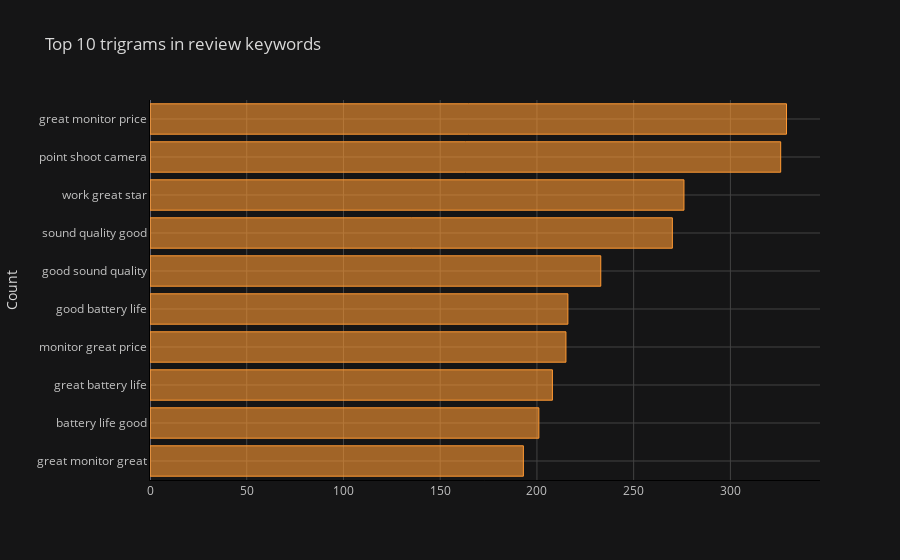

The notebook cell saved with this chart:
### Markdown cell above
Trigrams Frequency Distribution

### Code cell
common_words = get_top_n_words(df['keywords'], n=10, remove_stop_words=True, ngram_from=3, ngram_to=3)

df3 = pd.DataFrame(common_words, columns = ['keywords' , 'count'])

df3.groupby('keywords').sum()['count'].sort_values().iplot(
    kind='barh', yTitle='Count', linecolor='black', title='Top 10 trigrams in review keywords'
)

### Figure 1 — Plotly figure (JSON) as saved in the notebook; plotly's stock layout.template omitted (floating-point values rounded to 4 significant figures)
{"data": [{"marker": {"color": "rgba(255, 153, 51, 0.6)", "line": {"color": "rgba(255, 153, 51, 1.0)", "width": 1}}, "name": "count", "orientation": "h", "text": "", "type": "bar", "x": [193, 201, 208, 215, 216, 233, 270, 276, 326, 329], "y": ["great monitor great", "battery life good", "great battery life", "monitor great price", "good battery life", "good sound quality", "sound quality good", "work great star", "point shoot camera", "great monitor price"]}], "layout": {"legend": {"bgcolor": "#151516", "font": {"color": "#D9D9D9"}}, "paper_bgcolor": "#151516", "plot_bgcolor": "#151516", "title": {"font": {"color": "#D9D9D9"}, "text": "Top 10 trigrams in review keywords"}, "xaxis": {"gridcolor": "#434343", "linecolor": "black", "showgrid": true, "tickfont": {"color": "#C2C2C2"}, "title": {"font": {"color": "#D9D9D9"}, "text": ""}, "zerolinecolor": "#666570"}, "yaxis": {"gridcolor": "#434343", "linecolor": "black", "showgrid": true, "tickfont": {"color": "#C2C2C2"}, "title": {"font": {"color": "#D9D9D9"}, "text": "Count"}, "zerolinecolor": "#666570"}}}
